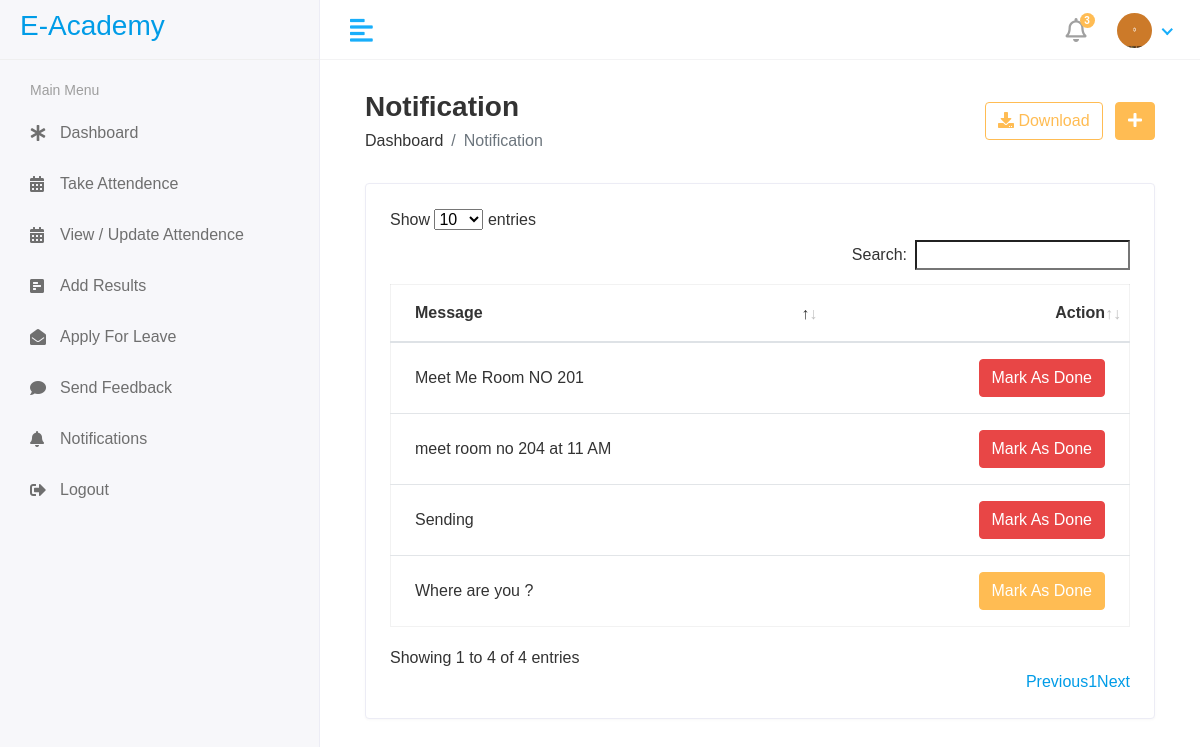
Before: /staff/notifications (signed in) with the older database file.
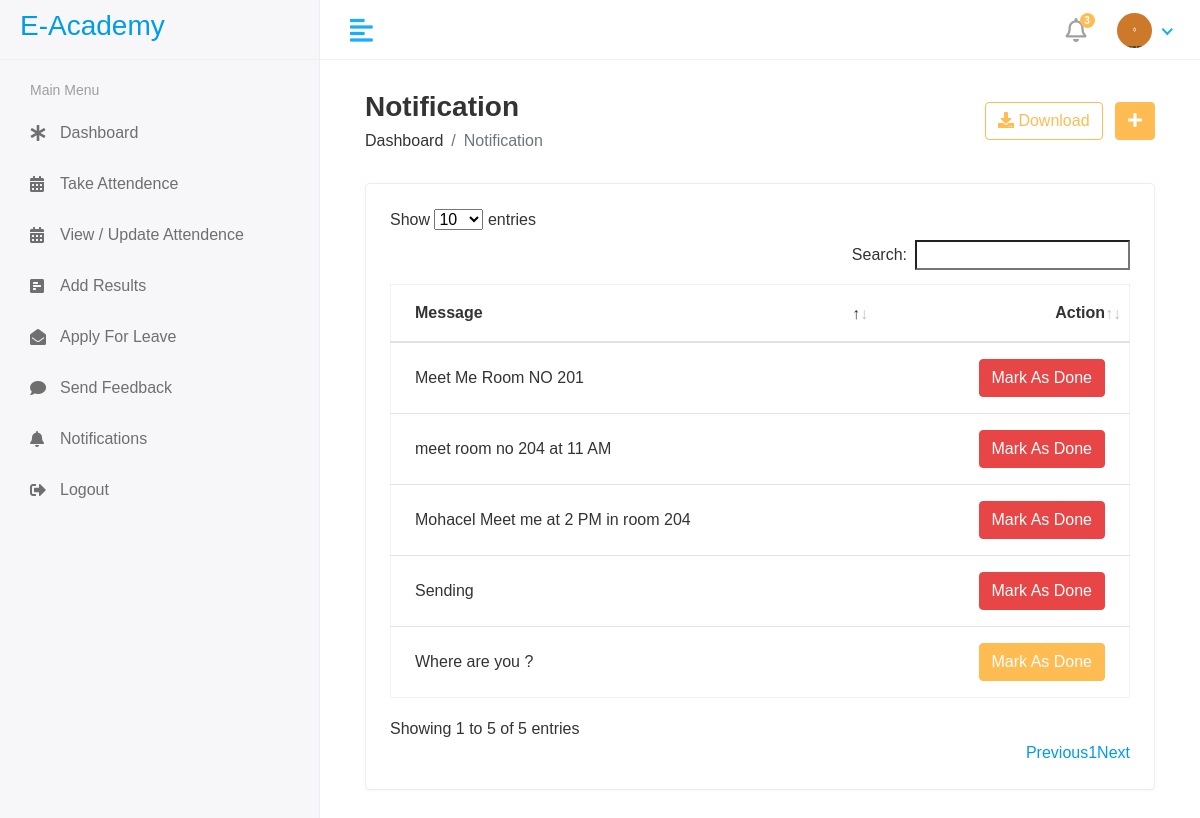
After: the same page with the newer database file.
### iacademy/models.py (models this page shows, shortened)
class Staff_notification (models.Model):
    staff_id = models.ForeignKey(Staff, on_delete=models.CASCADE)
    message = models.TextField()
    status = models.IntegerField(null = True, default = 0)

### mainAcademy/staff_views.py (the view)
# urls.py: path('staff/notifications',staff_views.NOTIFICATIONS , name = 'notifications'),
@login_required(login_url='/')
def NOTIFICATIONS(request):
    staff = Staff.objects.filter(admin = request.user.id)
    for i in staff:
        staff_id = i.id
        notification = Staff_notification.objects.filter(staff_id = staff_id)
        context = {
            'notification': notification,
        }
        return render (request, 'staff/notification.html',context)

### templates/staff/notification.html (shortened to what this page needs)
{%extends 'base.html'%}
{% block content %}
<div class="content container-fluid">
    <div class="page-header">
       <div class="row align-items-center">
          <div class="col">
             <h3 class="page-title">Notification</h3>
             <ul class="breadcrumb">
                <li class="breadcrumb-item"><a href="index.html">Dashboard</a></li>
                <li class="breadcrumb-item active">Notification</li>
             </ul>
          </div>
          <div class="col-auto text-right float-right ml-auto">
             <a href="#" class="btn btn-outline-primary mr-2"><i class="fas fa-download"></i> Download</a>
             <a href="add-student.html" class="btn btn-primary"><i class="fas fa-plus"></i></a>
          </div>
       </div>
    </div>
    <div class="row">
       <div class="col-sm-12">
          <div class="card card-table">
             <div class="card-body">
                <div class="table-responsive">
                   <table id="table_id" class="table table-hover table-center mb-0 ">
                      <thead>
                         <tr>
                            <th>Message</th>
                            <th class="text-right">Action</th>
                         </tr>
                      </thead>
                      <tbody>
                      {% for i in notification %}
                         <tr>
                            <td>{{i.message}}</td>
                            <td class="text-right">
                               <div class="actions">
                                {% if i.status == 0%}
                                  <a href= "{% url 'mark_as_done' status=i.id %}" class= "btn btn-primary" >Mark As Done</a>
                                  {% else %}
                                  <a class= "btn btn-danger" disable = "disable" >Mark As Done</a>
                                  {% endif %}
                               </div>
                            </td>
                         </tr>
                      {% endfor %}
                      </tbody>
                   </table>
                </div>
             </div>
          </div>
       </div>
    </div>
 </div>
{% endblock %}

Changed rows visible on the page:
added Staff_notification: message "Mohacel Meet me at 2 PM in room 204", status "Mark As Done"
Other visible differences:
text written by a page script: "Show entries Search: Showing 1 to 4 of 4 entries Previous 1 Next" → "Show entries Search: Showing 1 to 5 of 5 entries Previous 1 Next"
